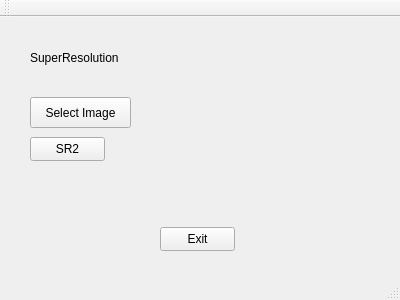
<?xml version="1.0" encoding="UTF-8"?>
<ui version="4.0">
 <class>MainWindow</class>
 <widget class="QMainWindow" name="MainWindow">
  <property name="geometry">
   <rect>
    <x>0</x>
    <y>0</y>
    <width>400</width>
    <height>300</height>
   </rect>
  </property>
  <property name="windowTitle">
   <string>MainWindow</string>
  </property>
  <widget class="QWidget" name="centralWidget">
   <widget class="QLabel" name="label">
    <property name="geometry">
     <rect>
      <x>30</x>
      <y>20</y>
      <width>121</width>
      <height>41</height>
     </rect>
    </property>
    <property name="text">
     <string>SuperResolution</string>
    </property>
   </widget>
   <widget class="QPushButton" name="pushButton">
    <property name="geometry">
     <rect>
      <x>30</x>
      <y>80</y>
      <width>101</width>
      <height>31</height>
     </rect>
    </property>
    <property name="text">
     <string>Select Image</string>
    </property>
   </widget>
   <widget class="QPushButton" name="pushButton_2">
    <property name="geometry">
     <rect>
      <x>30</x>
      <y>120</y>
      <width>75</width>
      <height>24</height>
     </rect>
    </property>
    <property name="text">
     <string>SR2</string>
    </property>
   </widget>
   <widget class="QPushButton" name="pushButton_3">
    <property name="geometry">
     <rect>
      <x>160</x>
      <y>210</y>
      <width>75</width>
      <height>24</height>
     </rect>
    </property>
    <property name="text">
     <string>Exit</string>
    </property>
   </widget>
  </widget>
  <widget class="QMenuBar" name="menuBar">
   <property name="geometry">
    <rect>
     <x>0</x>
     <y>0</y>
     <width>400</width>
     <height>21</height>
    </rect>
   </property>
  </widget>
  <widget class="QToolBar" name="mainToolBar">
   <attribute name="toolBarArea">
    <enum>TopToolBarArea</enum>
   </attribute>
   <attribute name="toolBarBreak">
    <bool>false</bool>
   </attribute>
  </widget>
  <widget class="QStatusBar" name="statusBar"/>
 </widget>
 <layoutdefault spacing="6" margin="11"/>
 <resources/>
 <connections/>
</ui>
